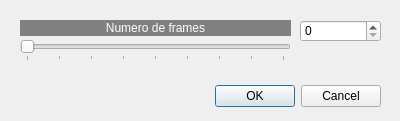
<?xml version="1.0" encoding="UTF-8"?>
<ui version="4.0">
 <class>CapturarDeVideo</class>
 <widget class="QDialog" name="CapturarDeVideo">
  <property name="windowModality">
   <enum>Qt::WindowModal</enum>
  </property>
  <property name="geometry">
   <rect>
    <x>0</x>
    <y>0</y>
    <width>400</width>
    <height>121</height>
   </rect>
  </property>
  <property name="windowTitle">
   <string>CapturarDeVideo</string>
  </property>
  <widget class="QDialogButtonBox" name="buttonBox">
   <property name="geometry">
    <rect>
     <x>40</x>
     <y>80</y>
     <width>341</width>
     <height>32</height>
    </rect>
   </property>
   <property name="orientation">
    <enum>Qt::Horizontal</enum>
   </property>
   <property name="standardButtons">
    <set>QDialogButtonBox::Cancel|QDialogButtonBox::Ok</set>
   </property>
  </widget>
  <widget class="QSpinBox" name="spinBox">
   <property name="geometry">
    <rect>
     <x>300</x>
     <y>20</y>
     <width>81</width>
     <height>22</height>
    </rect>
   </property>
   <property name="minimum">
    <number>0</number>
   </property>
   <property name="maximum">
    <number>256</number>
   </property>
  </widget>
  <widget class="QSlider" name="horizontalSlider">
   <property name="geometry">
    <rect>
     <x>20</x>
     <y>40</y>
     <width>271</width>
     <height>21</height>
    </rect>
   </property>
   <property name="minimum">
    <number>0</number>
   </property>
   <property name="maximum">
    <number>256</number>
   </property>
   <property name="pageStep">
    <number>16</number>
   </property>
   <property name="orientation">
    <enum>Qt::Horizontal</enum>
   </property>
   <property name="tickPosition">
    <enum>QSlider::TicksBelow</enum>
   </property>
   <property name="tickInterval">
    <number>32</number>
   </property>
  </widget>
  <widget class="QLabel" name="label">
   <property name="geometry">
    <rect>
     <x>20</x>
     <y>20</y>
     <width>271</width>
     <height>16</height>
    </rect>
   </property>
   <property name="styleSheet">
    <string notr="true">background-color: rgb(128, 128, 128);
color: rgb(255, 255, 255);</string>
   </property>
   <property name="text">
    <string>Numero de frames</string>
   </property>
   <property name="alignment">
    <set>Qt::AlignCenter</set>
   </property>
  </widget>
 </widget>
 <resources/>
 <connections>
  <connection>
   <sender>buttonBox</sender>
   <signal>accepted()</signal>
   <receiver>CapturarDeVideo</receiver>
   <slot>accept()</slot>
   <hints>
    <hint type="sourcelabel">
     <x>248</x>
     <y>254</y>
    </hint>
    <hint type="destinationlabel">
     <x>157</x>
     <y>274</y>
    </hint>
   </hints>
  </connection>
  <connection>
   <sender>buttonBox</sender>
   <signal>rejected()</signal>
   <receiver>CapturarDeVideo</receiver>
   <slot>reject()</slot>
   <hints>
    <hint type="sourcelabel">
     <x>316</x>
     <y>260</y>
    </hint>
    <hint type="destinationlabel">
     <x>286</x>
     <y>274</y>
    </hint>
   </hints>
  </connection>
 </connections>
</ui>
